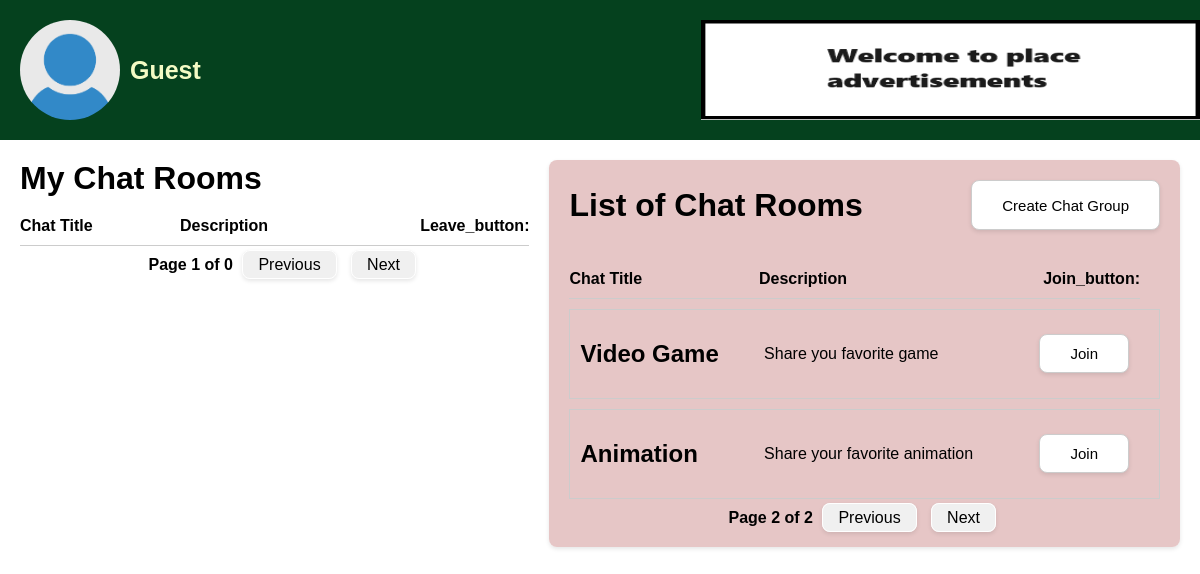
/ChatBase/main.php?list_page=2&my_page=1, run on the app's committed database.
### tables this page shows
CREATE TABLE `chatroom` (
  `chatroomid` int NOT NULL,
  `chat_title` varchar(60) NOT NULL,
  `description` varchar(60) NOT NULL,
  `userid` int NOT NULL
);

### ChatBase/page_num.php (called while the page is built, shortened)
<?php
$items_per_page = 5;
function calculate_my_total_pages($connection, $user_id) {
    global $items_per_page;
    $my_total_query = "SELECT COUNT(*) as total FROM chat_member WHERE userid = ?";
    if ($my_total_stmt = $connection->prepare($my_total_query)) {
        $my_total_stmt->bind_param("i", $user_id);
        if ($my_total_stmt->execute()) {
            $my_total_result = $my_total_stmt->get_result();
            $my_total_row = $my_total_result->fetch_assoc();
            $my_total_pages = ceil($my_total_row['total'] / $items_per_page);
        } else {
            error_log('Error executing query: ' . $my_total_stmt->error);
            $my_total_pages = 0;
        }
    } else {
        error_log('Error preparing statement: ' . $connection->error);
        $my_total_pages = 0;
    }
    return $my_total_pages;
}
function calculate_list_total_pages($connection) {
    global $items_per_page;
    $list_total_query = "SELECT COUNT(*) as total FROM chatroom";
    $list_total_stmt = $connection->prepare($list_total_query);
    $list_total_stmt->execute();
    $list_total_result = $list_total_stmt->get_result();
    $list_total_row = $list_total_result->fetch_assoc();
    $list_total_pages = ceil($list_total_row['total'] / $items_per_page);
    return $list_total_pages;
}

### ChatBase/main.php (the view, shortened to what this page needs)
<?php
require_once 'db_connect.php';
require_once 'page_num.php';
require_once 'cookies.php';
$user_id = $_SESSION['user_id'] ?? null;
$profileImage = 'default.png';
$my_total_pages = calculate_my_total_pages($connection, $user_id);
$list_total_pages = calculate_list_total_pages($connection);
$my_current_page = isset($_GET['my_page']) ? max((int)$_GET['my_page'], 1) : 1;
$list_current_page = isset($_GET['list_page']) ? max((int)$_GET['list_page'], 1) : 1;
$list_offset = ($list_current_page - 1) * $items_per_page;
$list_chat_groups_query = "SELECT chatroomid, chat_title, description FROM chatroom LIMIT ? OFFSET ?";
$list_stmt = $connection->prepare($list_chat_groups_query);
$list_stmt->bind_param("ii", $items_per_page, $list_offset);
$list_stmt->execute();
$result = $list_stmt->get_result();
$chat_groups = [];
while ($row = $result->fetch_assoc()) {
    $chat_groups[] = $row;
}
?>
<!DOCTYPE html>
<html lang="en">
<head>
    <link rel="stylesheet" href="css/main.css">
</head>
<body>
    <div class="top_bar">
        <div class="user_info">
            <?php if ($user_id): ?>
            <img src="<?php echo htmlspecialchars($user['profile_images'], ENT_QUOTES, 'UTF-8'); ?>" alt="Profile Image"
                class="profile_img">
            <div class="dropdown">
                <button
                    class="nickname"><?php echo htmlspecialchars($user['NickName'], ENT_QUOTES, 'UTF-8'); ?></button>
                <div class="dropdown_content">
                    <a href="?logout=1">Log out</a>
                </div>
            </div>
            <?php else: ?>
            <img src="<?php echo $profileImage; ?>" alt="Profile Image" class="profile_img">
            <p class="nickname">Guest</p>
            <?php endif; ?>
        </div>
        <div class="banner_ad_top">
            <a>
                <img src="adv2.png" alt="Top Ad Image">
            </a>
        </div>
        <div class="lobby_button" onclick="location.href='main.php';">
            <span>Lobby</span>
        </div>
    </div>
    <div class="container">
        <div class="my-chat-rooms">
            <h1>My Chat Rooms</h1>
            <div class="chat-group-header">
                <div>Chat Title</div>
                <div>Description</div>
                <div>Leave_button:</div>
            </div>
            <div class="navigation">
                <span class="current-page">Page <?php echo $my_current_page; ?> of <?php echo $my_total_pages; ?></span>
                <a href="?my_page=<?php echo max(1, $my_current_page - 1); ?>&list_page=<?php echo $list_current_page; ?>"
                    class="<?php echo ($my_current_page <= 1) ? 'disabled' : ''; ?>">Previous</a>
                <a href="?my_page=<?php echo ($my_current_page < $my_total_pages) ? $my_current_page + 1 : $my_current_page; ?>&list_page=<?php echo $list_current_page; ?>"
                    class="<?php echo ($my_current_page < $my_total_pages) ? '' : 'disabled'; ?>">Next</a>
            </div>
        </div>
        <div class="chat-room-list ">
            <div class="list-header">
                <h1>List of Chat Rooms</h1>
                <div class="add-chat-group">
                    <button id="btnCreateChatGroup" onclick="showCreateGroupModal()">Create Chat Group</button>
                </div>
            </div>
            <div class="chat-group-header">
                <div>Chat Title</div>
                <div>Description</div>
                <div>Join_button:</div>
            </div>
            <?php foreach ($chat_groups as $group): ?>
            <div class="chat-group">
                <h2><?php echo htmlspecialchars($group['chat_title'], ENT_QUOTES, 'UTF-8'); ?></h2>
                <p><?php echo htmlspecialchars($group['description'], ENT_QUOTES, 'UTF-8'); ?></p>
                <form method="post" action="join_chat_group.php">
                    <button type="submit" name="join" class="join_button">Join</button>
                </form>
            </div>
            <?php endforeach; ?>
            <div class="navigation">
                <span class="current-page">Page <?php echo $list_current_page; ?> of
                    <?php echo $list_total_pages; ?></span>
                <a href="?list_page=<?php echo max(1, $list_current_page - 1); ?>&my_page=<?php echo $my_current_page; ?>"
                    class="<?php echo ($list_current_page <= 1) ? 'disabled' : ''; ?>">Previous</a>
                <a href="?list_page=<?php echo ($list_current_page < $list_total_pages) ? $list_current_page + 1 : $list_total_pages; ?>&my_page=<?php echo $my_current_page; ?>"
                    class="<?php echo ($list_current_page >= $list_total_pages) ? 'disabled' : ''; ?>">Next</a>
            </div>
        </div>
</body>
</html>

### ChatBase/css/main.css (style rules this page uses)
body, h1, p { margin: 0; padding: 0; font-family: Arial, sans-serif; }
.top_bar { background-color: #05411e; color: #fff; padding: 20px; display: flex; align-items: center; }
.user_info { display: flex; align-items: center; }
.profile_img { width: 100px; height: 100px; border-radius: 50%; margin-right: 10px; }
.nickname { font-size: 25px; font-weight: 800; color: #f4fbc5; background: none; border: none; cursor: pointer; padding: 0; margin: 0; display: block; text-align: center; }
.lobby_button { margin-left: auto; cursor: pointer; display: flex; align-items: center; }
.container { display: flex; justify-content: space-between; padding: 20px; }
.my-chat-rooms h1 { margin-bottom: 20px; }
.chat-group-header { display: grid; grid-template-columns: 2fr 3fr 1fr; font-weight: bold; padding-bottom: 10px; border-bottom: 1px solid #ccc; margin-bottom: 10px; margin-right: 20px; }
.chat-group { display: grid; grid-template-columns: 2fr 3fr 1fr; align-items: center; border: 1px solid #ccc; margin-bottom: 10px; padding: 10px; }
.chat-group form { justify-self: start; margin-right: 20px; }
.chat-room-list { width: 65%; background-color: #ddb0b0b6; padding: 20px; border-radius: 8px; box-shadow: 0 2px 4px rgba(0,0,0,0.1); }
.add-chat-group { display: flex; justify-content: flex-end; position: relative; height: 50px; }
.add-chat-group button { font-size: 15px; background-color: #fff; padding: 10px 30px; border: 1px solid #ccc; border-radius: 8px; box-shadow: 0 2px 4px rgba(0,0,0,0.1); cursor: pointer; }
.list-header { display: flex; justify-content: space-between; align-items: center; margin-bottom: 40px; }
.join_button { font-size: 15px; background-color: #fff; padding: 10px 30px; border: 1px solid #ccc; border-radius: 8px; box-shadow: 0 2px 4px rgba(0,0,0,0.1); cursor: pointer; }
.navigation { text-align: center; margin-top: 10px; font-size: 1rem; }
.navigation a { margin: 0 5px; text-decoration: none; color: #000000; background-color: #f0f0f0; padding: 5px 15px; border: 1px solid #ffffff; border-radius: 8px; box-shadow: 0 2px 4px rgba(0,0,0,0.1); }
.navigation .current-page { font-weight: bold; color: #000; }
.navigation .disabled { background-color: #f0f0f0; color: #000000; cursor: not-allowed; border: 1px solid #ffffff; border-radius: 8px; box-shadow: 0 2px 4px rgba(0,0,0,0.1); }
.banner_ad_top, .banner_ad_bottom { position: relative; }
.banner_ad_top img { height: 100px; position: absolute; bottom: -50px; left: 500px; width: 500px; }

### data on the page
chatroom: chat_title "Video Game", description "Share you favorite game"
chatroom: chat_title "Animation", description "Share your favorite animation"

### other printed values
$my_current_page "1"
$my_total_pages "0"
$list_current_page "2"
$list_total_pages "2"
